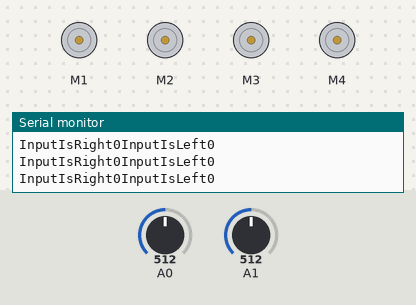
Bench run of a sketch on a simulated Arduino Uno, built with avr-gcc and run on an emulated ATmega328P. Shown: 4 × DC motor (green arrow = forward, orange = backward, longer = faster), the last lines printed to the serial monitor. Inputs (shaded band) come from the test bench; at power-on: A1 = 512, A0 = 512.

Above: at 1.2 s.
1.3 s: A1 set to 532
At 2.5 s:
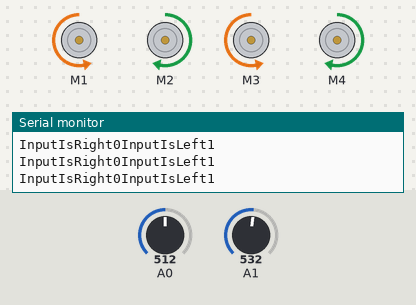
2.8 s: A0 set to 531
At 3.5 s:
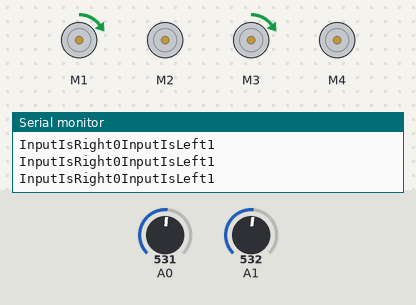
5.8 s: A0 set to 716
At 7.0 s:
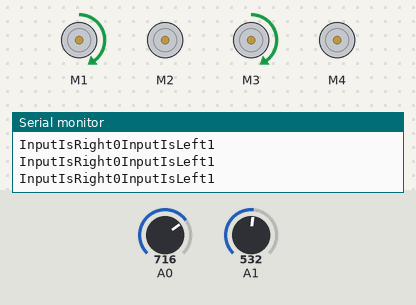
7.3 s: A1 set to 306
At 8.4 s:
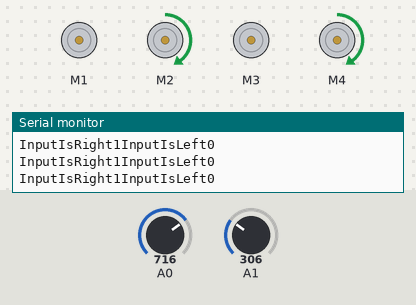
8.8 s: A0 set to 511
At 9.3 s:
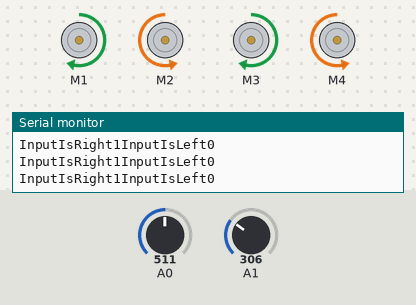
10.3 s: A0 set to 306
At 10.7 s:
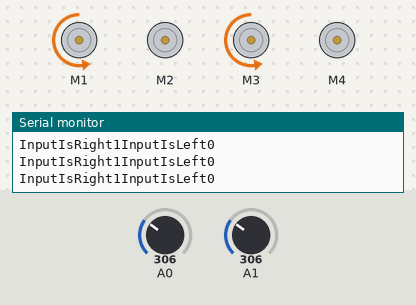
Timing chart, 0 to 12.8 s (numbered marks = the images above; inputs shaded):
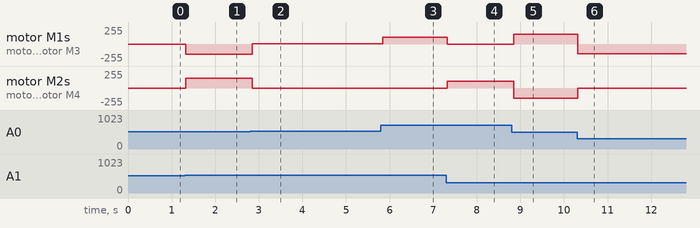

Measured:
- the behaviour switches between 521 and 522 on A1 (found by bisection; images 0 and 1)
- the behaviour switches between 521 and 522 on A0 (found by bisection; images 1 and 2)
- after the input at 1.3 s, motor M1, motor M3: stopped → backward 150/255 at once; motor M2, motor M4: stopped → forward 150/255 at once
- after the input at 2.8 s, motor M1, motor M3: backward 150/255 → forward 5/255 after 0.05 s; motor M2, motor M4: forward 150/255 → stopped after 0.05 s
- after the input at 5.8 s, motor M1, motor M3: forward 5/255 → forward 99/255 after 0.05 s
- after the input at 7.3 s, motor M1, motor M3: forward 99/255 → stopped at once; motor M2, motor M4: stopped → forward 99/255 at once
- after the input at 8.8 s, motor M1, motor M3: stopped → forward 150/255 after 0.05 s; motor M2, motor M4: forward 99/255 → backward 150/255 after 0.05 s
- after the input at 10.3 s, motor M1, motor M3: forward 150/255 → backward 147/255 at once; motor M2, motor M4: backward 150/255 → stopped at once

The sketch:

car_motorControlSingleInput.ino
```cpp
/*
This is a test sketch for the Adafruit assembled Motor Shield for Arduino v2
It won't work with v1.x motor shields! Only for the v2's with built in PWM
control

For use with the Adafruit Motor Shield v2
---->	http://www.adafruit.com/products/1438
*/

#include <Wire.h>
#include <Adafruit_MotorShield.h>
#include "utility/Adafruit_MS_PWMServoDriver.h"

// Create the motor shield object with the default I2C address
Adafruit_MotorShield AFMS = Adafruit_MotorShield();
// Or, create it with a different I2C address (say for stacking)
// Adafruit_MotorShield AFMS = Adafruit_MotorShield(0x61);

// Select which 'port' M1, M2, M3 or M4. In this case, M1
Adafruit_DCMotor *myMotor1 = AFMS.getMotor(1);
Adafruit_DCMotor *myMotor2 = AFMS.getMotor(2);
Adafruit_DCMotor *myMotor3 = AFMS.getMotor(3);
Adafruit_DCMotor *myMotor4 = AFMS.getMotor(4);
// You can also make another motor on port M2
//Adafruit_DCMotor *myOtherMotor = AFMS.getMotor(2);

void setup() {
  Serial.begin(9600);           // set up Serial library at 9600 bps
  Serial.println("Adafruit Motorshield v2 - DC Motor test!");

  AFMS.begin();  // create with the default frequency 1.6KHz
  //AFMS.begin(1000);  // OR with a different frequency, say 1KHz

  // Set the speed to start, from 0 (off) to 255 (max speed)
  myMotor1->setSpeed(150);
  myMotor2->setSpeed(150);
  myMotor3->setSpeed(150);
  myMotor4->setSpeed(150);
  myMotor1->run(FORWARD);
  myMotor2->run(FORWARD);
  myMotor3->run(FORWARD);
  myMotor4->run(FORWARD);
  // turn on motor
  myMotor1->run(RELEASE);
  myMotor2->run(RELEASE);
  myMotor3->run(RELEASE);
  myMotor4->run(RELEASE);
}

void loop() {
  //Analog input from A0 and A1
  int sensorValue0 = analogRead(A0);  //value of A0 from 0 to 1023 (Y)
  int sensorValue1 = analogRead(A1);  //value of A1 from 0 to 1023 (X)
  int deadZoneStart = 501;            //deadzone around halfway
  int deadZoneEnd = 521;
  int inputIsLeft = 0;                //flag
  int inputIsRight = 0;               //flag
  int normalSpeed = 150;               //turning speed

  //Check X and make a flag
  if(sensorValue1 > deadZoneEnd) {
    inputIsLeft = 1;
  } else if(sensorValue1 < deadZoneStart) {
    inputIsRight = 1;
  } else {
    //no input from X
  }

  //Check on which side of the deadzone the Y input is and determine speed. Use X flags to control the motors accordingly
  if(sensorValue0 > deadZoneEnd) {
    int mappedValue0 = map(sensorValue0, deadZoneEnd, 1023, 0, 255); //map 521-1023 to 0-255
    if(inputIsLeft) {   //Run only the left side motors forwards
      myMotor1->run(FORWARD);
      myMotor3->run(FORWARD);
      myMotor1->setSpeed(mappedValue0);
      myMotor3->setSpeed(mappedValue0);
      myMotor2->run(BACKWARD);
      myMotor4->run(BACKWARD);
      myMotor2->setSpeed(0);
      myMotor4->setSpeed(0);
    } else if(inputIsRight) {   //Only the right side motors forwards
      myMotor2->run(FORWARD);
      myMotor4->run(FORWARD);
      myMotor2->setSpeed(mappedValue0);
      myMotor4->setSpeed(mappedValue0);
      myMotor1->run(BACKWARD);
      myMotor3->run(BACKWARD);
      myMotor1->setSpeed(0);
      myMotor3->setSpeed(0);
    } else {    //If X is not left or right, run motors on both sides forwards
      myMotor1->run(FORWARD);
      myMotor2->run(FORWARD);
      myMotor3->run(FORWARD);
      myMotor4->run(FORWARD);
      myMotor1->setSpeed(mappedValue0);
      myMotor2->setSpeed(mappedValue0);
      myMotor3->setSpeed(mappedValue0);
      myMotor4->setSpeed(mappedValue0);
    }
  } else if(sensorValue0 < deadZoneStart) {
    int mappedValue0 = map(sensorValue0, deadZoneEnd, 1023, 0, 255); //map 521-1023 to 0-255
    if(inputIsLeft) {   //Run only the right side motors backwards, to turn left
      myMotor2->run(BACKWARD);
      myMotor4->run(BACKWARD);
      myMotor2->setSpeed(mappedValue0);
      myMotor4->setSpeed(mappedValue0);
      myMotor1->run(BACKWARD);
      myMotor3->run(BACKWARD);
      myMotor1->setSpeed(0);
      myMotor3->setSpeed(0);
    } else if(inputIsRight) {   //Only the left side motors backwards, to turn right
      myMotor1->run(BACKWARD);
      myMotor3->run(BACKWARD);
      myMotor1->setSpeed(mappedValue0);
      myMotor3->setSpeed(mappedValue0);
      myMotor2->run(BACKWARD);
      myMotor4->run(BACKWARD);
      myMotor2->setSpeed(0);
      myMotor4->setSpeed(0);
    } else {    //If X is not left or right, run motors on both sides backwards
      myMotor1->run(BACKWARD);
      myMotor2->run(BACKWARD);
      myMotor3->run(BACKWARD);
      myMotor4->run(BACKWARD);
      myMotor1->setSpeed(mappedValue0);
      myMotor2->setSpeed(mappedValue0);
      myMotor3->setSpeed(mappedValue0);
      myMotor4->setSpeed(mappedValue0);
    }
  } else {  //When Y is in deadzone
    if(inputIsRight) {   //Run the left side motors forward and right side backwards, to turn right
      int mappedValue0 = normalSpeed;
      myMotor1->run(FORWARD);
      myMotor3->run(FORWARD);
      myMotor1->setSpeed(mappedValue0);
      myMotor3->setSpeed(mappedValue0);
      myMotor2->run(BACKWARD);
      myMotor4->run(BACKWARD);
      myMotor2->setSpeed(mappedValue0);
      myMotor4->setSpeed(mappedValue0);
    } else if(inputIsLeft) {   //The right side motors forwards and leftside backwards, to turn left
      int mappedValue0 = normalSpeed;
      myMotor1->run(BACKWARD);
      myMotor3->run(BACKWARD);
      myMotor1->setSpeed(mappedValue0);
      myMotor3->setSpeed(mappedValue0);
      myMotor2->run(FORWARD);
      myMotor4->run(FORWARD);
      myMotor2->setSpeed(mappedValue0);
      myMotor4->setSpeed(mappedValue0);
    } else {    //If X is not left or right, run motors on both sides
      myMotor1->run(BACKWARD);
      myMotor2->run(BACKWARD);
      myMotor3->run(BACKWARD);
      myMotor4->run(BACKWARD);
      myMotor1->setSpeed(0);
      myMotor2->setSpeed(0);
      myMotor3->setSpeed(0);
      myMotor4->setSpeed(0);
    }
  }


  Serial.print("InputIsLeft");
  Serial.print(inputIsLeft);
  Serial.print("\n");
  Serial.print("InputIsRight");
  Serial.print(inputIsRight);
  delay(50);

}
```
